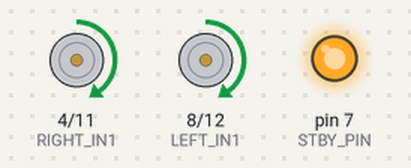
A sketch run on a simulated Arduino Uno, built with avr-gcc and run on an emulated ATmega328P. Parts: motor-driver pin pairs drawn as motors (green arrow = first pin HIGH = forward, orange = second pin HIGH = backward, longer = more drive, scaled by the enable pin, stopped while the standby pin is LOW), output pins drawn as LEDs (lit = HIGH).

Above: at 2.6 s.
At 5.6 s:
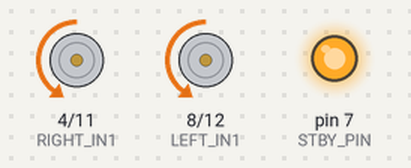
At 10.1 s:
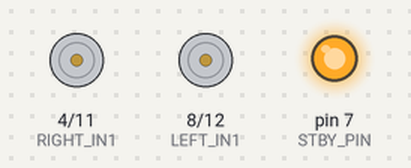
At 16.6 s:
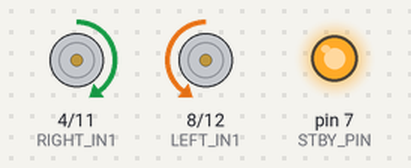
At 19.6 s:
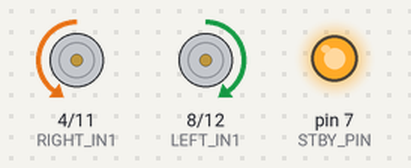
At 35.5 s:
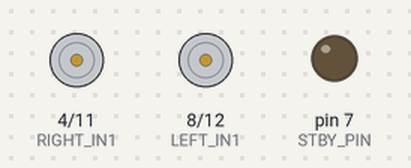
Timing chart, 0 to 40.0 s (numbered marks = the images above):
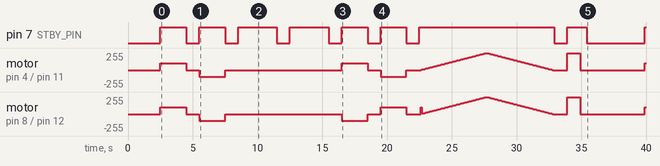

The sketch:

motor_test.ino
```cpp
/*
 * Motor Test Sketch with OLED Display
 *
 * This sketch tests both left and right motors with TB6612FNG motor driver.
 * Tests forward, backward, brake, and speed control functions.
 * Output is shown on OLED display (128x32, 4 lines).
 *
 * Hardware Connections (TB6612FNG):
 * - Pin 7: STBY (Standby - enables driver)
 * Left Motor:
 *   - Pin 8: IN1
 *   - Pin 12: IN2
 *   - Pin 6: PWM (speed control)
 * Right Motor:
 *   - Pin 11: IN1
 *   - Pin 4: IN2
 *   - Pin 10: PWM (speed control)
 * OLED Display (SSD1306 128x32):
 *   - Pin 2: SDA (Software I2C)
 *   - Pin 3: SCL (Software I2C)
 *   - 4 lines at rows: 0, 2, 4, 6
 *
 * Test Sequence:
 * 1. Both motors forward
 * 2. Both motors backward
 * 3. Left motor only
 * 4. Right motor only
 * 5. Rotate clockwise
 * 6. Rotate counter-clockwise
 * 7. Speed ramp test
 * 8. Brake test
 */

/**
 * Configuration
 * Set to 1 to enable, or 0 to disable.
 */
#define DEBUG_SERIAL 0
#define USE_OLED 0

#if DEBUG_SERIAL
  #define DEBUG_BEGIN(baud) Serial.begin(baud)
  #define DEBUG_PRINT(x) Serial.print(x)
  #define DEBUG_PRINTLN(x) Serial.println(x)
#else
  #define DEBUG_BEGIN(baud)
  #define DEBUG_PRINT(x)
  #define DEBUG_PRINTLN(x)
#endif

#include <Arduino.h>
#if USE_OLED
  #include <U8x8lib.h>
#endif

// Display pins (Software I2C)
#define SOFT_SDA 2
#define SOFT_SCL 3

// Motor Driver Pin Definitions
#define STBY_PIN 7

// Left Motor Pins
#define LEFT_IN1 8
#define LEFT_IN2 12
#define LEFT_PWM 10

// Right Motor Pins
#define RIGHT_IN1 4  // Changed from 13 to avoid built-in LED
#define RIGHT_IN2 11
#define RIGHT_PWM 6

#if USE_OLED
  // Create display object (128x32 = 4 lines at rows 0, 2, 4, 6)
  U8X8_SSD1306_128X32_UNIVISION_SW_I2C u8x8(SOFT_SCL, SOFT_SDA, U8X8_PIN_NONE);
#endif

// Motor states
enum MotorState {
  FORWARD,
  BACKWARD,
  BRAKE,
  COAST
};

// String constants in PROGMEM to save RAM
// Common words
const char STR_TEST[] PROGMEM = "Test";
const char STR_SPEED[] PROGMEM = "Speed";
const char STR_MOTOR[] PROGMEM = "Motor";
const char STR_MOTORS[] PROGMEM = "Motors";
const char STR_STOPPED[] PROGMEM = "Stopped";
const char STR_RUNNING[] PROGMEM = "Running...";
const char STR_COMPLETE[] PROGMEM = "Complete!";
const char STR_ROTATING[] PROGMEM = "Rotating...";
const char STR_FORWARD[] PROGMEM = "Forward";
const char STR_BACKWARD[] PROGMEM = "Backward";

// Display strings
const char STR_DIVIDER[] PROGMEM = "=================================";
const char STR_HEADER[] PROGMEM = "  Motor Test - TB6612FNG Driver  ";
const char STR_MOTOR_TEST[] PROGMEM = "MOTOR TEST";
const char STR_TB6612FNG[] PROGMEM = "TB6612FNG";
const char STR_PINS_OK[] PROGMEM = "Pins OK";
const char STR_STARTING[] PROGMEM = "Starting...";
const char STR_BOTH_FWD[] PROGMEM = "Both Forward";
const char STR_BOTH_BWD[] PROGMEM = "Both Backward";
const char STR_LEFT_MOTOR[] PROGMEM = "Left Motor";
const char STR_RIGHT_MOTOR[] PROGMEM = "Right Motor";
const char STR_ROTATE_CW[] PROGMEM = "Rotate CW";
const char STR_ROTATE_CCW[] PROGMEM = "Rotate CCW";
const char STR_SPEED_RAMP[] PROGMEM = "Speed Ramp";
const char STR_BRAKE_TEST[] PROGMEM = "Brake Test";
const char STR_ALL_TESTS[] PROGMEM = "All Tests";
const char STR_RESTARTING[] PROGMEM = "Restarting...";
const char STR_RAMP_UP[] PROGMEM = "Ramping UP";
const char STR_RAMP_DOWN[] PROGMEM = "Ramping DOWN";
const char STR_FULL_SPEED[] PROGMEM = "Full Speed";
const char STR_BRAKING[] PROGMEM = "BRAKING!";

// Function prototypes
void setMotorState(bool isLeft, MotorState state, uint8_t speed);
void enableDriver();
void disableDriver();
void printToDisplay(uint8_t row, const char* text);
void printToDisplayP(uint8_t row, const char* textP);
void testBothForward();
void testBothBackward();
void testLeftOnly();
void testRightOnly();
void testRotateClockwise();
void testRotateCounterClockwise();
void testBrake();
void testSpeedRamp();

void setup() {
  // Initialize serial communication (if debug enabled)
  DEBUG_BEGIN(115200);

#if USE_OLED
  // Initialize display
  u8x8.begin();
  u8x8.setPowerSave(0);  // Turn on display
  u8x8.setFont(u8x8_font_chroma48medium8_r);
  u8x8.clear();
#endif

  DEBUG_PRINTLN((__FlashStringHelper*)STR_DIVIDER);
  DEBUG_PRINTLN((__FlashStringHelper*)STR_HEADER);
  DEBUG_PRINTLN((__FlashStringHelper*)STR_DIVIDER);
  DEBUG_PRINTLN();

  printToDisplayP(0, STR_MOTOR_TEST);
  printToDisplayP(2, STR_TB6612FNG);

  // Configure all motor pins
  pinMode(STBY_PIN, OUTPUT);

  pinMode(LEFT_IN1, OUTPUT);
  pinMode(LEFT_IN2, OUTPUT);
  pinMode(LEFT_PWM, OUTPUT);

  pinMode(RIGHT_IN1, OUTPUT);
  pinMode(RIGHT_IN2, OUTPUT);
  pinMode(RIGHT_PWM, OUTPUT);

  // Initially disable driver
  disableDriver();

  DEBUG_PRINTLN("Motor pins configured");
  DEBUG_PRINTLN("Starting test sequence in 2 seconds...");
  DEBUG_PRINTLN();

  printToDisplayP(4, STR_PINS_OK);
  printToDisplayP(6, STR_STARTING);

  delay(2000);
}

void loop() {
  // Build test number strings dynamically
  char testNum[8];

  // Wait a bit before starting
  delay(500);

  DEBUG_PRINTLN("\n>>> Test 1: Both Motors Forward");
  strcpy_P(testNum, STR_TEST); strcat(testNum, " 1");
  printToDisplay(0, testNum);
  printToDisplayP(2, STR_BOTH_FWD);
  printToDisplay(4, "                "); // Clear line 4
  printToDisplay(6, "                "); // Clear line 6
  testBothForward();
  delay(1000);

  DEBUG_PRINTLN("\n>>> Test 2: Both Motors Backward");
  strcpy_P(testNum, STR_TEST); strcat(testNum, " 2");
  printToDisplay(0, testNum);
  printToDisplayP(2, STR_BOTH_BWD);
  printToDisplay(4, "                ");
  printToDisplay(6, "                ");
  testBothBackward();
  delay(1000);

  DEBUG_PRINTLN("\n>>> Test 3: Left Motor Only");
  strcpy_P(testNum, STR_TEST); strcat(testNum, " 3");
  printToDisplay(0, testNum);
  printToDisplayP(2, STR_LEFT_MOTOR);
  printToDisplay(4, "                ");
  printToDisplay(6, "                ");
  testLeftOnly();
  delay(1000);

  DEBUG_PRINTLN("\n>>> Test 4: Right Motor Only");
  strcpy_P(testNum, STR_TEST); strcat(testNum, " 4");
  printToDisplay(0, testNum);
  printToDisplayP(2, STR_RIGHT_MOTOR);
  printToDisplay(4, "                ");
  printToDisplay(6, "                ");
  testRightOnly();
  delay(1000);

  DEBUG_PRINTLN("\n>>> Test 5: Rotate Clockwise (Right Forward, Left Backward)");
  strcpy_P(testNum, STR_TEST); strcat(testNum, " 5");
  printToDisplay(0, testNum);
  printToDisplayP(2, STR_ROTATE_CW);
  printToDisplay(4, "                ");
  printToDisplay(6, "                ");
  testRotateClockwise();
  delay(1000);

  DEBUG_PRINTLN("\n>>> Test 6: Rotate Counter-Clockwise (Left Forward, Right Backward)");
  strcpy_P(testNum, STR_TEST); strcat(testNum, " 6");
  printToDisplay(0, testNum);
  printToDisplayP(2, STR_ROTATE_CCW);
  printToDisplay(4, "                ");
  printToDisplay(6, "                ");
  testRotateCounterClockwise();
  delay(1000);

  DEBUG_PRINTLN("\n>>> Test 7: Speed Ramp Test");
  strcpy_P(testNum, STR_TEST); strcat(testNum, " 7");
  printToDisplay(0, testNum);
  printToDisplayP(2, STR_SPEED_RAMP);
  printToDisplay(4, "                ");
  printToDisplay(6, "                ");
  testSpeedRamp();
  delay(1000);

  DEBUG_PRINTLN("\n>>> Test 8: Brake Test");
  strcpy_P(testNum, STR_TEST); strcat(testNum, " 8");
  printToDisplay(0, testNum);
  printToDisplayP(2, STR_BRAKE_TEST);
  printToDisplay(4, "                ");
  printToDisplay(6, "                ");
  testBrake();
  delay(1000);

  DEBUG_PRINTLN();
  DEBUG_PRINTLN((__FlashStringHelper*)STR_DIVIDER);
  DEBUG_PRINTLN("  Test sequence complete!");
  DEBUG_PRINTLN("  Restarting in 3 seconds...");
  DEBUG_PRINTLN((__FlashStringHelper*)STR_DIVIDER);

  printToDisplayP(0, STR_ALL_TESTS);
  printToDisplayP(2, STR_COMPLETE);
  printToDisplay(4, "                ");
  printToDisplayP(6, STR_RESTARTING);
  delay(3000);
}

// Motor control functions
void setMotorState(bool isLeft, MotorState state, uint8_t speed) {
  uint8_t in1Pin = isLeft ? LEFT_IN1 : RIGHT_IN1;
  uint8_t in2Pin = isLeft ? LEFT_IN2 : RIGHT_IN2;
  uint8_t pwmPin = isLeft ? LEFT_PWM : RIGHT_PWM;

  switch (state) {
    case FORWARD:
      digitalWrite(in1Pin, HIGH);
      digitalWrite(in2Pin, LOW);
      analogWrite(pwmPin, speed);
      break;

    case BACKWARD:
      digitalWrite(in1Pin, LOW);
      digitalWrite(in2Pin, HIGH);
      analogWrite(pwmPin, speed);
      break;

    case BRAKE:
      digitalWrite(in1Pin, HIGH);
      digitalWrite(in2Pin, HIGH);
      analogWrite(pwmPin, 255);
      break;

    case COAST:
      digitalWrite(in1Pin, LOW);
      digitalWrite(in2Pin, LOW);
      analogWrite(pwmPin, 0);
      break;
  }
}

void enableDriver() {
  digitalWrite(STBY_PIN, HIGH);
}

void disableDriver() {
  digitalWrite(STBY_PIN, LOW);
}

// Display helper functions
void printToDisplay(uint8_t row, const char* text) {
#if USE_OLED
  noInterrupts(); // Disable interrupts during I2C
  u8x8.setCursor(0, row);
  u8x8.print(text);
  // Clear rest of line (16 chars max)
  uint8_t len = strlen(text);
  for (uint8_t i = len; i < 16; i++) {
    u8x8.print(" ");
  }
  interrupts(); // Re-enable interrupts
  delay(10);
#endif
}

void printToDisplayP(uint8_t row, const char* textP) {
#if USE_OLED
  char buf[17];
  strncpy_P(buf, textP, 16);
  buf[16] = '\0';
  noInterrupts(); // Disable interrupts during I2C
  u8x8.setCursor(0, row);
  u8x8.print(buf);
  // Clear rest of line
  uint8_t len = strlen(buf);
  for (uint8_t i = len; i < 16; i++) {
    u8x8.print(" ");
  }
  interrupts(); // Re-enable interrupts
  delay(10);
#endif
}

// Test sequences
void testBothForward() {
  char buf[17];
  enableDriver();
  DEBUG_PRINTLN("Running both motors forward at speed 200 for 2 seconds");
  strcpy_P(buf, STR_SPEED); strcat(buf, ": 200");
  printToDisplay(4, buf);
  printToDisplayP(6, STR_RUNNING);
  setMotorState(true, FORWARD, 100);   // Left motor
  setMotorState(false, FORWARD, 100);  // Right motor
  delay(2000);

  setMotorState(true, COAST, 0);
  setMotorState(false, COAST, 0);
  disableDriver();
  DEBUG_PRINT((__FlashStringHelper*)STR_MOTORS); DEBUG_PRINTLN(" stopped");
  printToDisplayP(6, STR_STOPPED);
}

void testBothBackward() {
  char buf[17];
  enableDriver();
  DEBUG_PRINTLN("Running both motors backward at speed 200 for 2 seconds");
  strcpy_P(buf, STR_SPEED); strcat(buf, ": 200");
  printToDisplay(4, buf);
  printToDisplayP(6, STR_RUNNING);
  setMotorState(true, BACKWARD, 100);   // Left motor
  setMotorState(false, BACKWARD, 100);  // Right motor
  delay(2000);

  setMotorState(true, COAST, 0);
  setMotorState(false, COAST, 0);
  disableDriver();
  DEBUG_PRINT((__FlashStringHelper*)STR_MOTORS); DEBUG_PRINTLN(" stopped");
  printToDisplayP(6, STR_STOPPED);
}

void testLeftOnly() {
  char buf[17];
  enableDriver();
  DEBUG_PRINTLN("Running LEFT motor only - Forward at speed 180 for 1.5 seconds");
  strcpy(buf, "FWD "); strcat_P(buf, STR_SPEED); strcat(buf, ": 180");
  printToDisplay(4, buf);
  printToDisplayP(6, STR_RUNNING);
  setMotorState(true, FORWARD, 100);
  delay(1500);

  DEBUG_PRINTLN("Running LEFT motor only - Backward at speed 180 for 1.5 seconds");
  strcpy(buf, "BWD "); strcat_P(buf, STR_SPEED); strcat(buf, ": 180");
  printToDisplay(4, buf);
  setMotorState(true, BACKWARD, 100);
  delay(1500);

  setMotorState(true, COAST, 0);
  disableDriver();
  DEBUG_PRINT("Left "); DEBUG_PRINT((__FlashStringHelper*)STR_MOTOR); DEBUG_PRINTLN(" stopped");
  printToDisplayP(6, STR_STOPPED);
}

void testRightOnly() {
  char buf[17];
  enableDriver();
  DEBUG_PRINTLN("Running RIGHT motor only - Forward at speed 180 for 1.5 seconds");
  strcpy(buf, "FWD "); strcat_P(buf, STR_SPEED); strcat(buf, ": 180");
  printToDisplay(4, buf);
  printToDisplayP(6, STR_RUNNING);
  setMotorState(false, FORWARD, 100);
  delay(1500);

  DEBUG_PRINTLN("Running RIGHT motor only - Backward at speed 180 for 1.5 seconds");
  strcpy(buf, "BWD "); strcat_P(buf, STR_SPEED); strcat(buf, ": 180");
  printToDisplay(4, buf);
  setMotorState(false, BACKWARD, 100);
  delay(1500);

  setMotorState(false, COAST, 0);
  disableDriver();
  DEBUG_PRINT("Right "); DEBUG_PRINT((__FlashStringHelper*)STR_MOTOR); DEBUG_PRINTLN(" stopped");
  printToDisplayP(6, STR_STOPPED);
}

void testRotateClockwise() {
  char buf[17];
  enableDriver();
  DEBUG_PRINTLN("Rotating clockwise: Left=Backward, Right=Forward at speed 150 for 2 seconds");
  strcpy_P(buf, STR_SPEED); strcat(buf, ": 150");
  printToDisplay(4, buf);
  printToDisplayP(6, STR_ROTATING);
  setMotorState(true, BACKWARD, 100);   // Left backward
  setMotorState(false, FORWARD, 100);   // Right forward
  delay(2000);

  setMotorState(true, COAST, 0);
  setMotorState(false, COAST, 0);
  disableDriver();
  DEBUG_PRINTLN("Rotation stopped");
  printToDisplayP(6, STR_STOPPED);
}

void testRotateCounterClockwise() {
  char buf[17];
  enableDriver();
  DEBUG_PRINTLN("Rotating counter-clockwise: Left=Forward, Right=Backward at speed 150 for 2 seconds");
  strcpy_P(buf, STR_SPEED); strcat(buf, ": 150");
  printToDisplay(4, buf);
  printToDisplayP(6, STR_ROTATING);
  setMotorState(true, FORWARD, 100);    // Left forward
  setMotorState(false, BACKWARD, 100);  // Right backward
  delay(2000);

  setMotorState(true, COAST, 0);
  setMotorState(false, COAST, 0);
  disableDriver();
  DEBUG_PRINTLN("Rotation stopped");
  printToDisplayP(6, STR_STOPPED);
}

void testSpeedRamp() {
  char buf[17];
  enableDriver();
  DEBUG_PRINT((__FlashStringHelper*)STR_SPEED); DEBUG_PRINTLN(" ramp test: 0 -> 255 -> 0 (both motors forward)");
  printToDisplayP(4, STR_RAMP_UP);

  // Ramp up
  DEBUG_PRINTLN("Ramping UP...");
  for (int speed = 0; speed <= 255; speed += 5) {
    setMotorState(true, FORWARD, (uint8_t)speed);
    setMotorState(false, FORWARD, (uint8_t)speed);
    DEBUG_PRINT((__FlashStringHelper*)STR_SPEED); DEBUG_PRINT(": ");
    DEBUG_PRINTLN(speed);

    // Update display every 50 speed units
    if (speed % 50 == 0) {
      snprintf(buf, sizeof(buf), "Spd: %d", speed);
      printToDisplay(6, buf);
    }
    delay(100);
  }

  // Ramp down
  DEBUG_PRINTLN("Ramping DOWN...");
  printToDisplayP(4, STR_RAMP_DOWN);
  for (int speed = 255; speed >= 0; speed -= 5) {
    setMotorState(true, FORWARD, (uint8_t)speed);
    setMotorState(false, FORWARD, (uint8_t)speed);
    DEBUG_PRINT((__FlashStringHelper*)STR_SPEED); DEBUG_PRINT(": ");
    DEBUG_PRINTLN(speed);

    // Update display every 50 speed units
    if (speed % 50 == 0) {
      snprintf(buf, sizeof(buf), "Spd: %d", speed);
      printToDisplay(6, buf);
    }
    delay(100);
  }

  setMotorState(true, COAST, 0);
  setMotorState(false, COAST, 0);
  disableDriver();
  DEBUG_PRINT((__FlashStringHelper*)STR_SPEED); DEBUG_PRINTLN(" ramp complete");
  printToDisplayP(6, STR_COMPLETE);
}

void testBrake() {
  enableDriver();
  DEBUG_PRINT("Running "); DEBUG_PRINT((__FlashStringHelper*)STR_MOTORS); DEBUG_PRINTLN(" at speed 255 for 1 second, then BRAKE");
  printToDisplayP(4, STR_FULL_SPEED);
  printToDisplayP(6, STR_RUNNING);
  setMotorState(true, FORWARD, 255);
  setMotorState(false, FORWARD, 255);
  delay(1000);

  DEBUG_PRINTLN("BRAKING NOW!");
  printToDisplayP(6, STR_BRAKING);
  setMotorState(true, BRAKE, 255);
  setMotorState(false, BRAKE, 255);
  delay(500);

  setMotorState(true, COAST, 0);
  setMotorState(false, COAST, 0);
  disableDriver();
  DEBUG_PRINTLN("Brake test complete");
  printToDisplayP(6, STR_COMPLETE);
}
```

Measured:
- by itself, pin 7 (STBY_PIN): LOW → HIGH at 2.5 s, → LOW 2.0 s later, → HIGH 1.0 s later, → LOW 2.0 s later, … (17 changes in this stretch)
